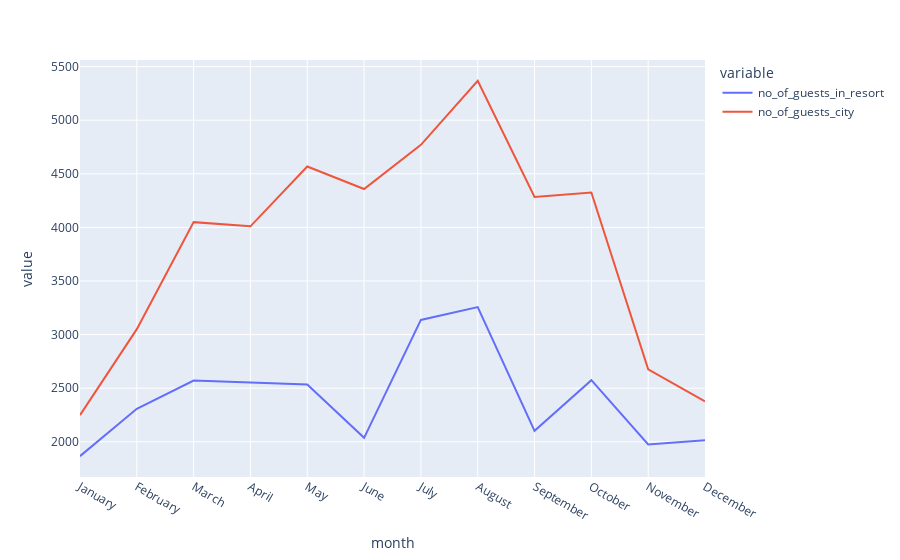

This figure's notebook cell:
### Code cell
px.line(data_frame=final_rush,x='month',y=['no_of_guests_in_resort', 'no_of_guests_city'])

### Figure 1 — Plotly figure (JSON) as saved in the notebook; plotly's stock layout.template omitted (floating-point values rounded to 4 significant figures)
{"data": [{"hovertemplate": "variable=no_of_guests_in_resort<br>month=%{x}<br>value=%{y}<extra></extra>", "legendgroup": "no_of_guests_in_resort", "line": {"color": "#636efa", "dash": "solid"}, "marker": {"symbol": "circle"}, "mode": "lines", "name": "no_of_guests_in_resort", "orientation": "v", "showlegend": true, "type": "scatter", "x": ["January", "February", "March", "April", "May", "June", "July", "August", "September", "October", "November", "December"], "xaxis": "x", "y": [1866, 2308, 2571, 2550, 2535, 2037, 3137, 3257, 2102, 2575, 1975, 2014], "yaxis": "y"}, {"hovertemplate": "variable=no_of_guests_city<br>month=%{x}<br>value=%{y}<extra></extra>", "legendgroup": "no_of_guests_city", "line": {"color": "#EF553B", "dash": "solid"}, "marker": {"symbol": "circle"}, "mode": "lines", "name": "no_of_guests_city", "orientation": "v", "showlegend": true, "type": "scatter", "x": ["January", "February", "March", "April", "May", "June", "July", "August", "September", "October", "November", "December"], "xaxis": "x", "y": [2249, 3051, 4049, 4010, 4568, 4358, 4770, 5367, 4283, 4326, 2676, 2377], "yaxis": "y"}], "layout": {"legend": {"title": {"text": "variable"}, "tracegroupgap": 0}, "margin": {"t": 60}, "xaxis": {"anchor": "y", "domain": [0, 1], "title": {"text": "month"}}, "yaxis": {"anchor": "x", "domain": [0, 1], "title": {"text": "value"}}}}
